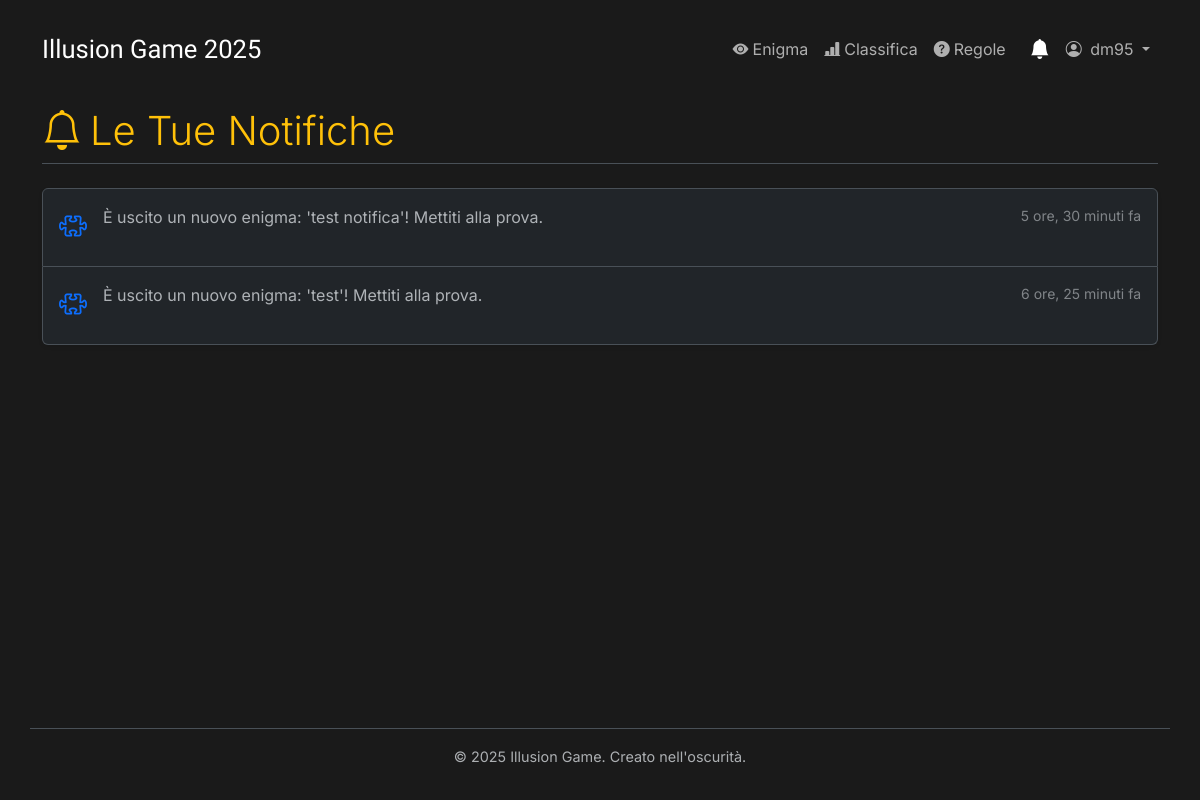
Screenshot of /notifiche/ (signed in) with the database file from the repository.
### enigmas/models.py (models this page shows, shortened)
class Notifica(models.Model):
    TIPO_NUOVO_ENIGMA = 'ENIGMA'
    TIPO_BADGE_OTTENUTO = 'BADGE'
    TIPO_GENERALE = 'INFO'
    TIPI_NOTIFICA_CHOICES = [
        (TIPO_NUOVO_ENIGMA, 'Nuovo Enigma'),
        (TIPO_BADGE_OTTENUTO, 'Badge Ottenuto'),
        (TIPO_GENERALE, 'Generale'),
    ]
    utente = models.ForeignKey(User, on_delete=models.CASCADE, related_name='notifiche')
    messaggio = models.TextField()
    data_creazione = models.DateTimeField(auto_now_add=True)
    letta = models.BooleanField(default=False, db_index=True) # db_index aiuta a filtrare velocemente le non lette
    tipo_notifica = models.CharField(
        max_length=10,
        choices=TIPI_NOTIFICA_CHOICES,
        default=TIPO_GENERALE
    )
    link = models.URLField(max_length=200, blank=True, null=True)
    class Meta:
        ordering = ['-data_creazione'] # Mostra le più recenti prima
        verbose_name = "Notifica"
        verbose_name_plural = "Notifiche"

### enigmas/views.py (the view)
# urls.py: path('notifiche/', views.lista_notifiche, name='lista_notifiche'),
@login_required
def lista_notifiche(request):
    notifiche = Notifica.objects.filter(utente=request.user).order_by('-data_creazione')
    unread_notifications = notifiche.filter(letta=False)
    unread_notifications_count_now = unread_notifications.count() # Conteggio prima di aggiornare
    if unread_notifications_count_now > 0:
        unread_notifications.update(letta=True)
        print(f"INFO: Segnate {unread_notifications_count_now} notifiche come lette per {request.user.username}")
    context = {
        'notifiche': notifiche
    }
    return render(request, 'enigmas/lista_notifiche.html', context)

### enigmas/context_processors.py (called while the page is built)
def unread_notifications_count(request):
    count = 0
    if request.user.is_authenticated:
        count = Notifica.objects.filter(utente=request.user, letta=False).count()
    return {'unread_notifications_count': count}

### enigmas/templates/enigmas/lista_notifiche.html (shortened to what this page needs)
{% extends 'enigmas/base.html' %}
{% load static %}
{% block content %}
<h2 class="border-bottom pb-2 mb-4 display-6">
    <i class="bi bi-bell me-2"></i>Le Tue Notifiche
</h2>
<div class="list-group shadow-sm">
    {% for notifica in notifiche %}
        <a href="{{ notifica.link|default:'#' }}" class="list-group-item list-group-item-action d-flex gap-3 py-3 {% if not notifica.letta %}list-group-item-secondary fw-bold{% endif %}" aria-current="true">
            <span class="fs-3">
            {% if notifica.tipo_notifica == notifica.TIPO_NUOVO_ENIGMA %}
                <i class="bi bi-puzzle text-primary"></i>
            {% elif notifica.tipo_notifica == notifica.TIPO_BADGE_OTTENUTO %}
                <i class="bi bi-award text-warning"></i>
            {% else %}
                 <i class="bi bi-info-circle text-info"></i>
            {% endif %}
            </span>
            <div class="d-flex gap-2 w-100 justify-content-between">
                <div>
                    <p class="mb-0 opacity-75">{{ notifica.messaggio }}</p>
                </div>
                <small class="opacity-50 text-nowrap">{{ notifica.data_creazione|timesince }} fa</small>
            </div>
        </a>
    {% empty %}
        <div class="list-group-item">
            <p class="text-center text-body-secondary my-3"><em>Non hai nessuna notifica al momento.</em></p>
        </div>
    {% endfor %}
</div>
{% endblock %}

### enigmas/templates/enigmas/base.html (shortened to what this page needs)
{% load static %}
<!DOCTYPE html>
<html lang="it" data-bs-theme="dark">
<head>
    <link href="https://cdn.jsdelivr.net/npm/bootstrap@5.3.3/dist/css/bootstrap.min.css" rel="stylesheet">
    <link rel="stylesheet" href="{% static 'enigmas/css/style.css' %}">
    <link rel="stylesheet" href="https://cdn.jsdelivr.net/npm/bootstrap-icons@1.11.3/font/bootstrap-icons.min.css">
</head>
<body class="d-flex flex-column">
    <nav class="navbar navbar-expand-lg navbar-custom">
        <div class="container">
            <a class="navbar-brand navbar-brand-custom" href="{% url 'enigma_view' %}">
                Illusion Game 2025
            </a>
            <div class="collapse navbar-collapse" id="navbarNavContent">
                <ul class="navbar-nav ms-auto mb-2 mb-lg-0 align-items-center">
                    {% if user.is_authenticated %}
                        <li class="nav-item"> <a class="nav-link {% if request.resolver_match.url_name == 'enigma_view' %}active{% endif %}" href="{% url 'enigma_view' %}"><i class="bi bi-eye-fill me-1"></i>Enigma</a> </li>
                        <li class="nav-item"> <a class="nav-link {% if request.resolver_match.url_name == 'classifica' %}active{% endif %}" href="{% url 'classifica' %}"><i class="bi bi-bar-chart-line-fill me-1"></i>Classifica</a> </li>
                        <li class="nav-item"> <a class="nav-link " href="{% url 'regole_punteggio' %}"><i class="bi bi-question-circle-fill me-1"></i>Regole</a> </li>
                        <li class="nav-item d-none d-lg-block notification-bell-desktop">
                            <a class="nav-link position-relative px-2 {% if request.resolver_match.url_name == 'lista_notifiche' %}active{% endif %}"
                               href="{% url 'lista_notifiche' %}"
                               title="Notifiche">
                                 <i class="bi bi-bell-fill fs-5"></i>
                             </a>
                        </li>
                        <li class="nav-item dropdown">
                            <a class="nav-link dropdown-toggle" href="#" role="button" data-bs-toggle="dropdown" aria-expanded="false">
                                <i class="bi bi-person-circle me-1"></i> {{ user.username }}
                            </a>
                        </li>
                    {% else %}
                        <li class="nav-item">
                            <a class="nav-link {% if request.resolver_match.url_name == 'login' %}active{% endif %}" href="{% url 'login' %}"><i class="bi bi-box-arrow-in-right me-1"></i>Login</a>
                        </li>
                    {% endif %}
                </ul>
            </div>
        </div>
    </nav>
    <div class="container mt-4 mb-5 flex-grow-1">
        {% block content %}{% endblock %}
    </div>
    <footer class="container text-center text-body-secondary py-3 border-top">
        <p>&copy; {% now "Y" %} Illusion Game. Creato nell'oscurità.</p>
    </footer>
</body>
</html>

### enigmas/static/enigmas/css/style.css (style rules this page uses)
body { background-color: #1a1a1a; color: #e0e0e0; font-family: 'Courier New', Courier, monospace; margin: 0; padding: 0; line-height: 1.6; }
nav { margin-top: 1rem; }
nav a { color: #b0bec5; text-decoration: none; transition: color 0.3s ease; }
h2, h3 { color: #FFC109; border-bottom: 1px solid #555; padding-bottom: 0.5rem; margin-bottom: 1.5rem; }
footer { text-align: center; margin-top: 3rem; padding: 1.5rem; font-size: 0.9rem; color: #666; border-top: 1px solid #333; }
.navbar-brand-custom { font-family: "Rubik Glitch", system-ui; color: #ffffff !important; font-weight: 400; font-size: 1.6rem; }

### enigmas/templates/enigmas/base.html (style rules this page uses)
body { font-family: 'Inter', sans-serif; background-color: #1a1a1a; display: flex; flex-direction: column; min-height: 100vh; }
.flex-grow-1 { flex-grow: 1; }
.notification-bell-desktop { margin-left: 0.5rem; }

### rows the page displays
Notifica: messaggio "È uscito un nuovo enigma: 'test notifica'! Mettiti alla prova.", data_creazione "5 ore, 30 minuti"
Notifica: messaggio "È uscito un nuovo enigma: 'test'! Mettiti alla prova.", data_creazione "6 ore, 25 minuti"

### other values shown
{{ user.username }} "dm95"
